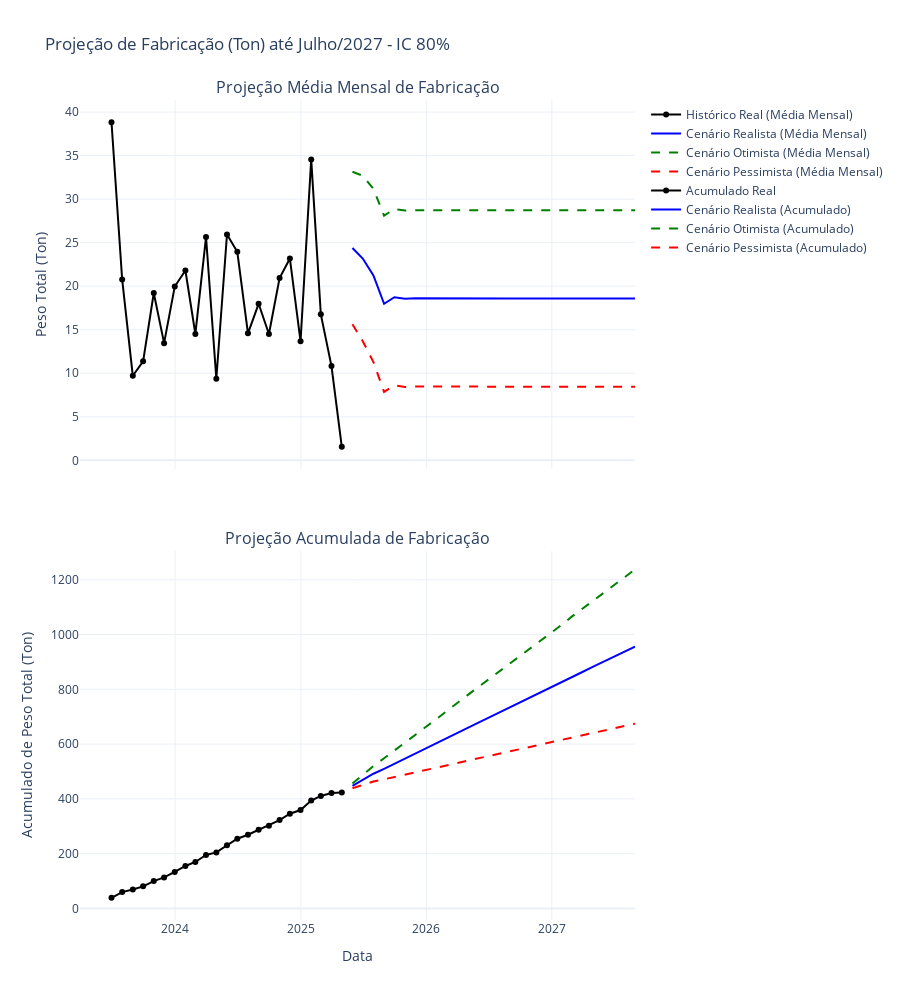

Notebook cell for this chart:
### Code cell
import plotly.graph_objects as go
import plotly.subplots as sp

# Criando a figura com 2 subgráficos (um abaixo do outro)
fig = sp.make_subplots(
    rows=2, cols=1,
    subplot_titles=('Projeção Média Mensal de Fabricação', 'Projeção Acumulada de Fabricação'),
    shared_xaxes=True,  # Compartilha o eixo X entre os dois gráficos
    vertical_spacing=0.1  # Ajusta o espaço entre os gráficos
)

# Gráfico de Média Mensal
fig.add_trace(go.Scatter(
    x=serie_total.index,
    y=serie_total.values,
    mode='lines+markers',
    name='Histórico Real (Média Mensal)',
    line=dict(color='black', width=2)
), row=1, col=1)

fig.add_trace(go.Scatter(
    x=datas_futuras,
    y=previsao_soma_realista,
    mode='lines',
    name='Cenário Realista (Média Mensal)',
    line=dict(color='blue')
), row=1, col=1)

fig.add_trace(go.Scatter(
    x=datas_futuras,
    y=soma_otimista,
    mode='lines',
    name='Cenário Otimista (Média Mensal)',
    line=dict(color='green', dash='dash')
), row=1, col=1)

fig.add_trace(go.Scatter(
    x=datas_futuras,
    y=soma_pessimista,
    mode='lines',
    name='Cenário Pessimista (Média Mensal)',
    line=dict(color='red', dash='dash')
), row=1, col=1)

# Gráfico de Acumulado
fig.add_trace(go.Scatter(
    x=soma_mensal.index,
    y=soma_mensal.cumsum(),
    mode='lines+markers',
    name='Acumulado Real',
    line=dict(color='black', width=2)
), row=2, col=1)

fig.add_trace(go.Scatter(
    x=datas_futuras,
    y=acumulado_realista,
    mode='lines',
    name='Cenário Realista (Acumulado)',
    line=dict(color='blue')
), row=2, col=1)

fig.add_trace(go.Scatter(
    x=datas_futuras,
    y=acumulado_otimista,
    mode='lines',
    name='Cenário Otimista (Acumulado)',
    line=dict(color='green', dash='dash')
), row=2, col=1)

fig.add_trace(go.Scatter(
    x=datas_futuras,
    y=acumulado_pessimista,
    mode='lines',
    name='Cenário Pessimista (Acumulado)',
    line=dict(color='red', dash='dash')
), row=2, col=1)

# Atualizando o layout
fig.update_layout(
    title='Projeção de Fabricação (Ton) até Julho/2027 - IC 80%',
    showlegend=True,
    template='plotly_white',
    height=1000,  # Ajusta a altura total do gráfico (para melhor visualização)
)

# Títulos dos eixos e ajustes de layout para os gráficos
fig.update_xaxes(title_text='Data', row=2, col=1)
fig.update_yaxes(title_text='Peso Total (Ton)', row=1, col=1)
fig.update_yaxes(title_text='Acumulado de Peso Total (Ton)', row=2, col=1)

# Exibindo o gráfico
fig.show()
